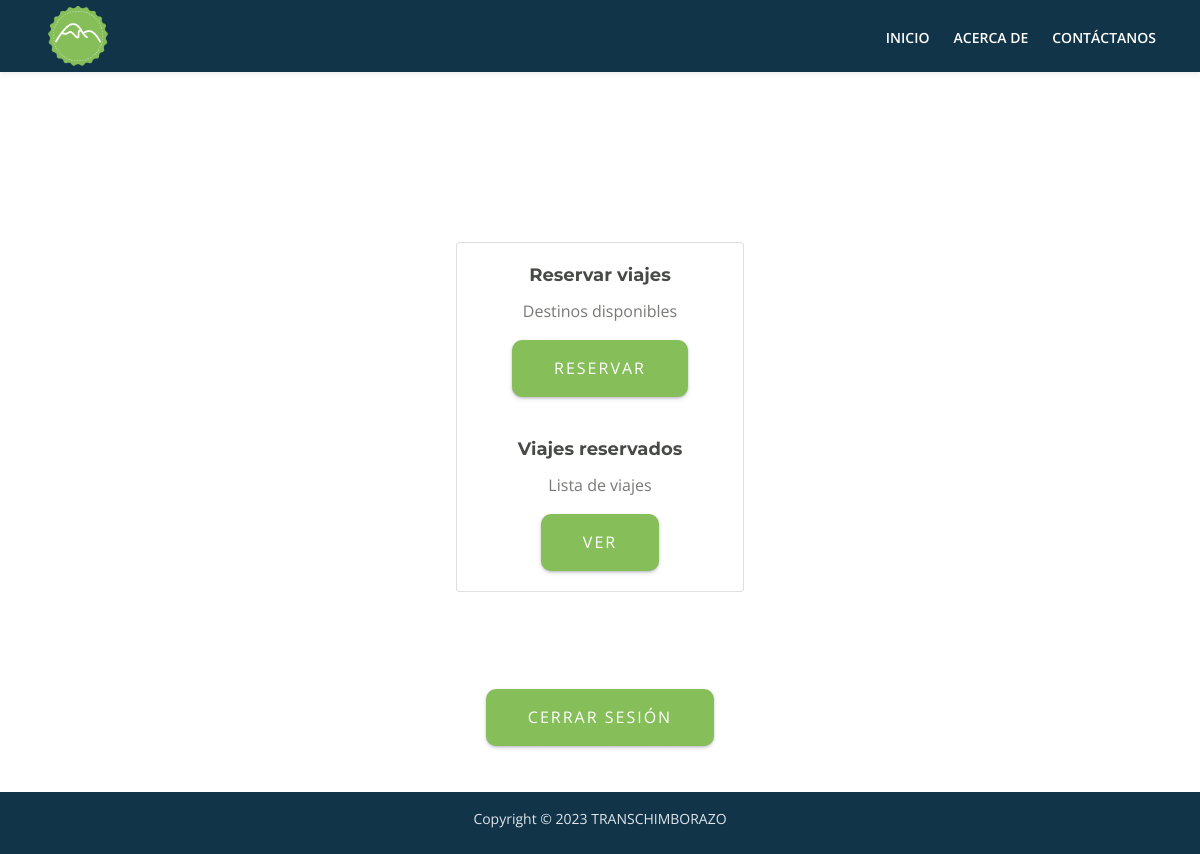
The app's page /Proyecto/Vista/user.php?value=nigelljama@gmail.com, older data.
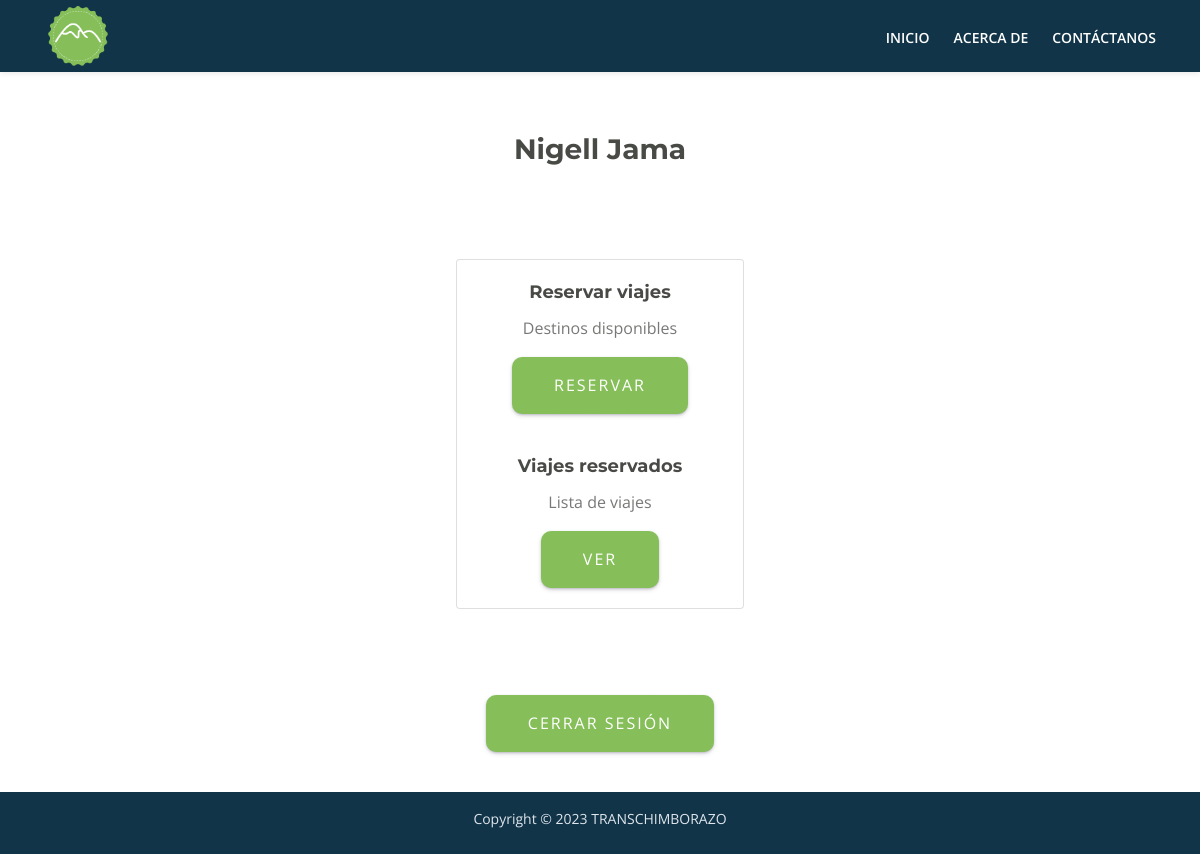
The same page, newer data.
### tables this page shows
CREATE TABLE Usuario(
    cedula CHAR(10) PRIMARY KEY,
    nombre VARCHAR(20),
    apellido VARCHAR(20),
    fecha_nacimiento DATE,
    correo VARCHAR(50),
    psw VARCHAR(10),
    telefono CHAR(10),
    ID_CARGO int,
    FOREIGN KEY (ID_CARGO) REFERENCES Cargo(ID)
);

### Proyecto/Vista/user.php (the view, shortened to what this page needs)
<!DOCTYPE html>
<html lang="en">
<head>
    <link href="../../CSS/bootstrap.css" rel="stylesheet">
    <link href="../../CSS/fontawesome-all.css" rel="stylesheet">
    <link href="../../CSS/swiper.css" rel="stylesheet">
    <link href="../../CSS/magnific-popup.css" rel="stylesheet">
    <link href="../../CSS/styles.css" rel="stylesheet">
    <link href="../../CSS/Estilos.css" rel="stylesheet">
</head>
<body>
    <?php
    include('../Config/conexion.php');
    $us = $_GET['value'];
    $sql = "SELECT * FROM Usuario WHERE correo = '$us'";
    $res = mysqli_query($conexion, $sql);
    $est = $res->fetch_assoc();
    ?>
    <div class="content">
        <div class="title">
            <h2>
                <?php echo $est['nombre'];
                echo $est['apellido']; ?>
            </h2>
        </div>
        <div class="card" style="width: 18rem;">
            <div class="card-body">
                <h5 class="card-title">
                    Reservar viajes
                </h5>
                <p class="card-text">
                    Destinos disponibles
                </p>
                <a href="../Vista/viajes_list.php?ced=<?php echo $est['cedula']; ?>"><button
                        class=" btnAdmin">Reservar</button></a>
            </div>
            <div class="card-body">
                <h5 class="card-title">
                    Viajes reservados
                </h5>
                <p class="card-text">
                    Lista de viajes
                </p>
                <a href="../Vista/reservas.php?ced=<?php echo $est['cedula']; ?>"><button
                        class=" btnAdmin">Ver</button></a>
            </div>
        </div>
        <div style="width:100%">
            <a href="../../index.html">
                <button class="btnAdmin">Cerrar Sesión</button>
            </a>
        </div>
    </div>
</body>
</html>

### CSS/styles.css (style rules this page uses)
* { margin: 0; text-decoration: none !important; }
body, html { width: 100%; height: 100%; }
body, p { color: #787976; font: 400 1rem/1.5625rem "Open Sans", sans-serif; }
.p-small { font: 400 0.875rem/1.375rem "Open Sans", sans-serif; }
h2 { color: #484a46; font: 700 1.75rem/2.125rem "Montserrat", sans-serif; }
h5 { color: #484a46; font: 700 1.125rem/1.5rem "Montserrat", sans-serif; }
a { color: #787976; text-decoration: underline; }
.copyright { padding-top: 1rem; padding-bottom: 0.5rem; background-color: #113448; text-align: center; }
.copyright p, .copyright a { color: #dfe5ec; text-decoration: none; }
.content { padding-top: 20px; display: flex; flex-wrap: wrap; text-align: center; gap: 5px; text-decoration: none; align-items: center; justify-content: center; color: #fff; height: 90vh; }
.title { width: 100%; }
.card { transition: 0.3s; }
.navbar-customMenu { box-shadow: none; padding: 0.25rem 2rem 2rem 3rem; }
.navbar-customMenu .navbar-nav { margin-top: 0; margin-bottom: 0; }
.navbar-customMenu .nav-item .nav-link { padding: 0.25rem 0.75rem 0.25rem 0.75rem; }
.navbar-customMenu { padding-top: 0.375rem; padding-bottom: 0.375rem; background-color: #113448; box-shadow: 0 0.0625rem 0.375rem 0 rgba(0, 0, 0, 0.1); font: 600 0.875rem/0.875rem "Open Sans", sans-serif; transition: all 0.2s; }
.navbar-customMenu .navbar-nav { margin-top: 0.75rem; margin-bottom: 0.5rem; }
.navbar-customMenu .nav-item .nav-link { padding: 0.625rem 0.75rem 0.625rem 0.75rem; color: #fff; text-decoration: none; transition: all 0.2s ease; }

### CSS/Estilos.css (style rules this page uses)
.btnAdmin { background-color: #86bf5a; padding: 14px 40px; color: #fff; text-transform: uppercase; letter-spacing: 2px; cursor: pointer; border-radius: 10px; border: 2px dashed #86bf5a; box-shadow: rgba(50, 50, 93, 0.25) 0px 2px 5px -1px, rgba(0, 0, 0, 0.3) 0px 1px 3px -1px; transition: 0.4s; }

Row changes from the older to the newer data that the page shows:
added usuario: nombre "Nigell", apellido "Jama"
